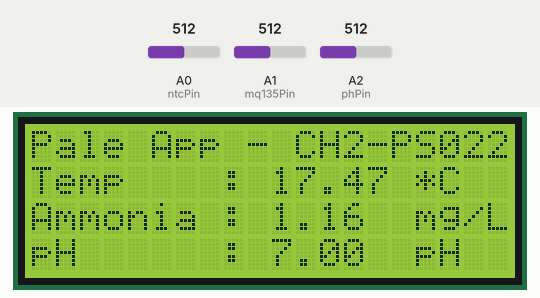
Bench run of a sketch on a simulated Arduino Uno, built with avr-gcc and run on an emulated ATmega328P. Shown: 20×4 character LCD. Inputs (shaded band) come from the test bench; at power-on: A0 (ntcPin) = 512, A1 (mq135Pin) = 512, A2 (phPin) = 512. What the sketch prints to the serial monitor is not drawn.

Above: at 5.6 s.
5.7 s: A0 (ntcPin) set to 716
At 11.2 s:
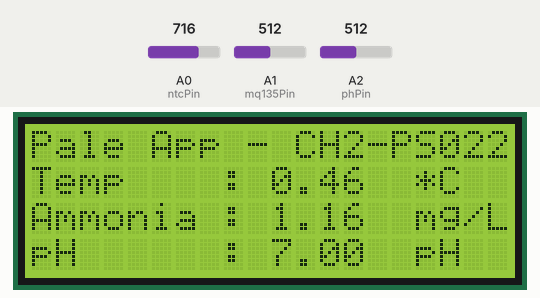
13.1 s: A1 (mq135Pin) set to 716
At 16.2 s:
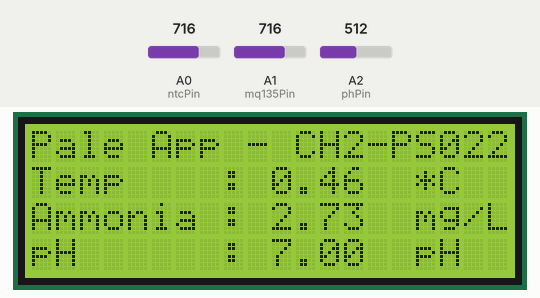
20.5 s: A2 (phPin) set to 716
At 26.2 s:
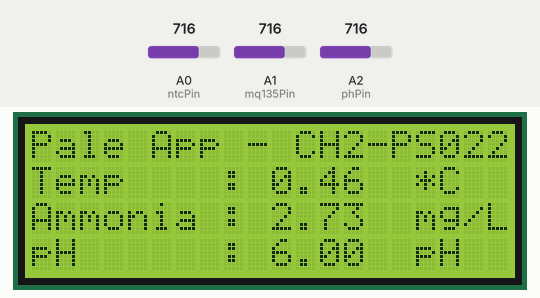
27.9 s: A0 (ntcPin) set to 900
At 31.3 s:
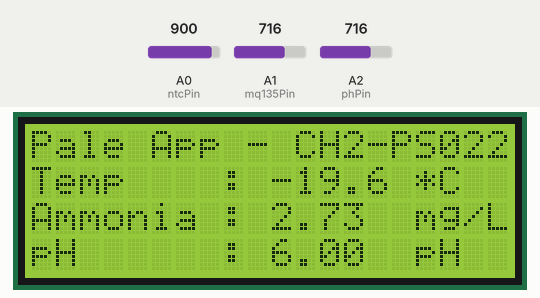
35.3 s: A1 (mq135Pin) set to 900
At 41.3 s:
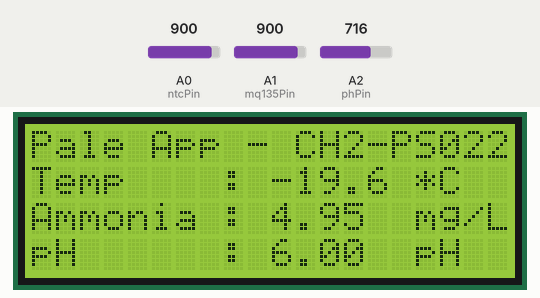
42.7 s: A2 (phPin) set to 900
At 46.3 s:
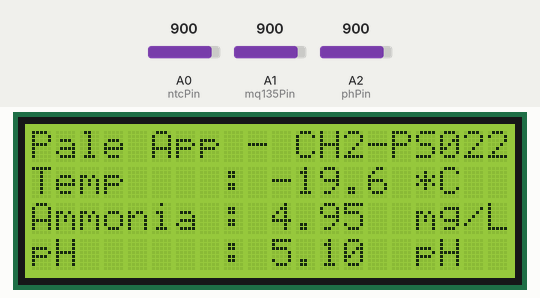
Timing chart, 0 to 47.8 s (numbered marks = the images above; inputs shaded):
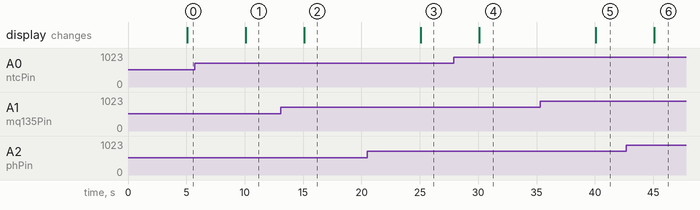

The sketch:

nano_pale.ino
```cpp
#include <Wire.h>
#include <LiquidCrystal_I2C.h>

LiquidCrystal_I2C lcd(0x27, 20, 4);

const int ntcPin    = A0;
const int mq135Pin  = A1;
const int phPin     = A2;

float temperature, ammonia, phValue;
unsigned long previousMillis = 0;
const long interval = 5000; // interval pembacaan sensor setiap 5 detik

void setup() {
  Serial.begin(115200);
  lcd.begin();
  lcd.backlight();
}

void loop() {
  unsigned long currentMillis = millis();

  // Baca nilai sensor setiap 5 detik
  if (currentMillis - previousMillis >= interval) {
    previousMillis = currentMillis;

    // Baca nilai sensor
    temperature = bacaSuhu(ntcPin);
    ammonia = bacaAmmonia(mq135Pin);
    phValue = bacaPh(phPin);

    // Kirim data ke NodeMCU melalui Serial
    Serial.print("T");
    Serial.println(temperature);
    Serial.print("A");
    Serial.println(ammonia);
    Serial.print("P");
    Serial.println(phValue);

    // Update tampilan LCD
    updateLCD();
  }
}

float bacaSuhu(int pin) {
  const double referenceResistance = 7107.02; // Nilai resistansi referensi pada suhu 25°C
  const double referenceTemperature = 25.0; // Suhu referensi (°C) untuk resistansi referensi
  const double betaCoefficient = 3950.0; // Koefisien Beta NTC Thermistor
  const double seriesResistor = 10000.0; // Nilai resistor seri pada rangkaian

  // Baca nilai analog dari NTC Thermistor
  int ntcValue = analogRead(pin);

  // Konversi nilai analog menjadi resistansi NTC Thermistor
  double resistance = seriesResistor / (1023.0 / ntcValue - 1.0);

  // Hitung suhu menggunakan persamaan Steinhart-Hart
  double steinhart;
  steinhart = log(resistance / referenceResistance);
  steinhart /= betaCoefficient;
  steinhart += 1.0 / (referenceTemperature + 273.15);
  steinhart = 1.0 / steinhart - 273.15;

  // Kalibrasi suhu jika diperlukan
  double calibratedTemperature = kalibrasiSuhu(steinhart);

  // Tampilkan hasil di Serial Monitor
//  Serial.print("ADC Value: ");
//  Serial.print(ntcValue);
//  Serial.print(", Resistance: ");
//  Serial.print(resistance);
//  Serial.print(" Ohms, Temperature: ");
//  Serial.print(calibratedTemperature);
//  Serial.println(" °C");

  return calibratedTemperature;
}

// Fungsi untuk kalibrasi suhu sesuai kebutuhan Anda
double kalibrasiSuhu(double suhuAwal) {
  // Tambahkan logika kalibrasi di sini
  // Contoh: return suhuAwal + offset;
  // Tambahkan logika kalibrasi di sini
  // Contoh: return suhuAwal + offset;
  double offset = 0.0; // Sesuaikan dengan nilai offset yang diperlukan
  return suhuAwal + offset;
}

float bacaAmmonia(int pin) {
  float VRL = analogRead(pin) * (3.3 / 10230);
  float RS = (3.3 / VRL - 1) * 10;
  float Ro = 28; // Ganti dengan nilai RO yang sesuai
  float ratio = RS / Ro;
  float ppm = pow(10, ((log10(ratio) - 0.858) / -0.417));
  return ppm;
}

float bacaPh(int pin) {
  // Baca nilai analog dari sensor pH
  int adcPH = analogRead(pin);

  // Konversi nilai analog menjadi tegangan
  float voltage = adcPH * (5.0 / 1023.0);

  // Konversi tegangan menjadi nilai pH
  // Sesuaikan kemiringan (slope) dan offset sesuai dengan karakteristik sensor Anda
  float pHValue = 7.0 - (voltage - 2.5); // Contoh sederhana, sesuaikan sesuai karakteristik sensor Anda

  // Pastikan nilai pH berada dalam rentang 0-14
  pHValue = constrain(pHValue, 0.0, 14.0);

  return pHValue;
}

void updateLCD() {
  lcd.clear();
  lcd.setCursor(0, 0);
  lcd.print("Pale App - CH2-PS022");

  lcd.setCursor(0, 1);
  lcd.print("Temp    : ");
  lcd.print(temperature);
  lcd.setCursor(15, 1);
  lcd.print(" *C");

  lcd.setCursor(0, 2);
  lcd.print("Ammonia : ");
  lcd.print(ammonia);
  lcd.setCursor(15, 2);
  lcd.print(" mg/L");

  lcd.setCursor(0, 3);
  lcd.print("pH      : ");
  lcd.print(phValue);
  lcd.setCursor(15, 3);
  lcd.print(" pH");
}
```

Measured:
- after the input at 5.7 s, the display: changes after 4.4 s (image 1)
- after the input at 13.1 s, the display: changes after 2.0 s (image 2)
- after the input at 20.5 s, the display: changes after 4.6 s (image 3)
- after the input at 27.9 s, the display: changes after 2.2 s (image 4)
- after the input at 35.3 s, the display: changes after 4.8 s (image 5)
- after the input at 42.7 s, the display: changes after 2.4 s (image 6)
